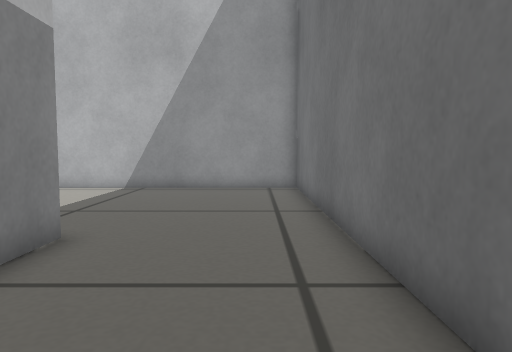
[1] (above)

14 first-person views from a walk through a world built for the Gazebo simulator. The camera is 0.3 m above the floor, tilts 4° down and sees 70° across. The floor is counted in squares, 0.2 m on a side. Each view is taken from the middle of a square. On the plan, view 1 faces up. The plan holds only what a view shows up to about 16 squares ahead; the rest is blank.

[2]
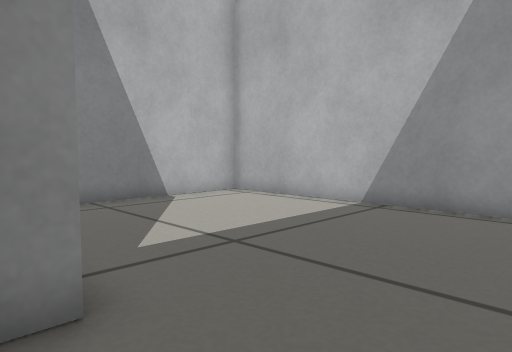

[3]
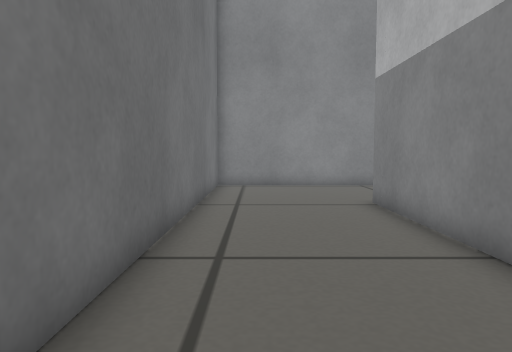

[4]
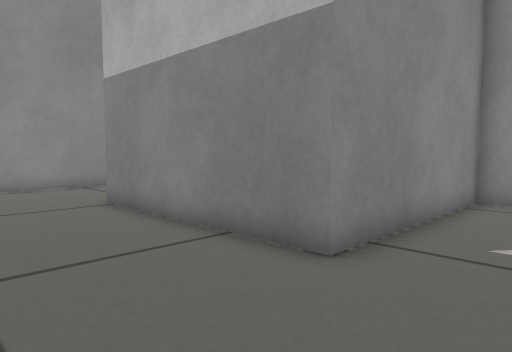

[5]
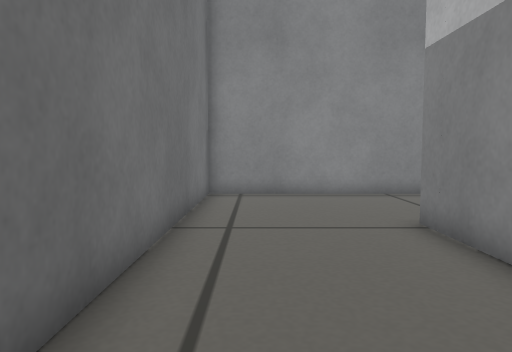

[6]
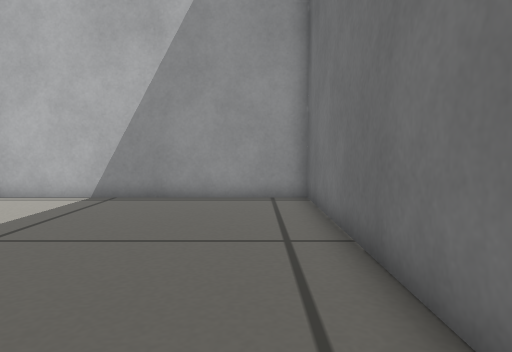

[7]
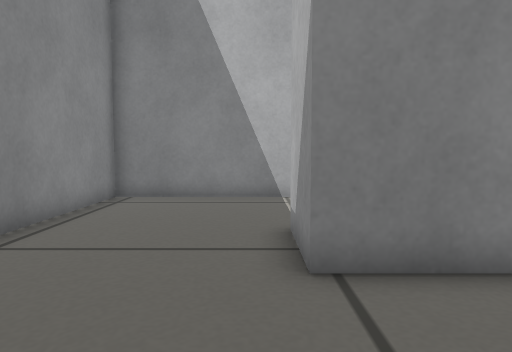

[8]
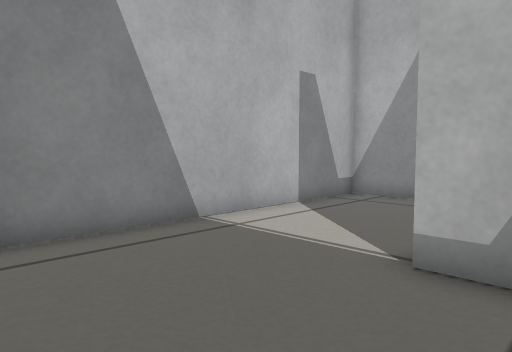

[9]
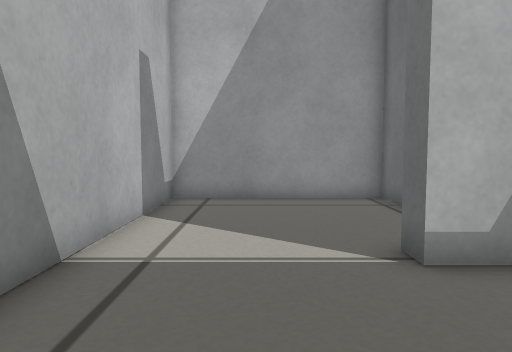

[10]
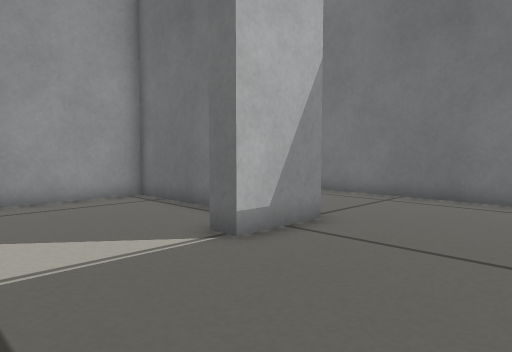

[11]
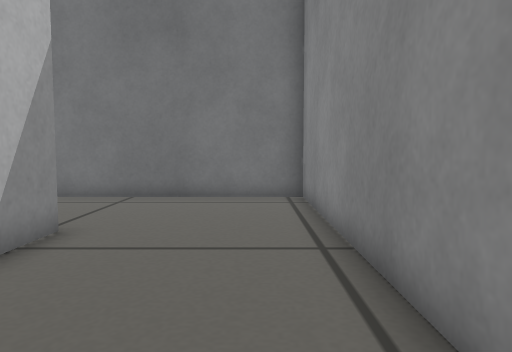

[12]
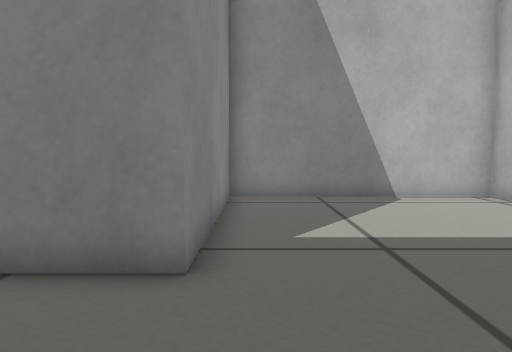

[13]
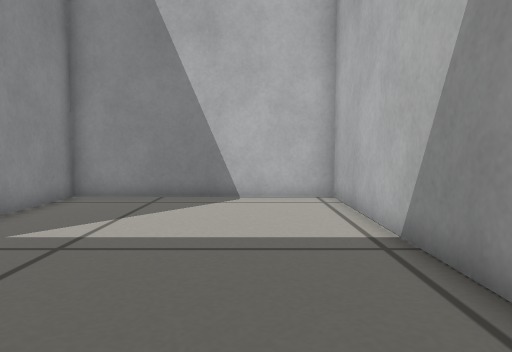

[14]
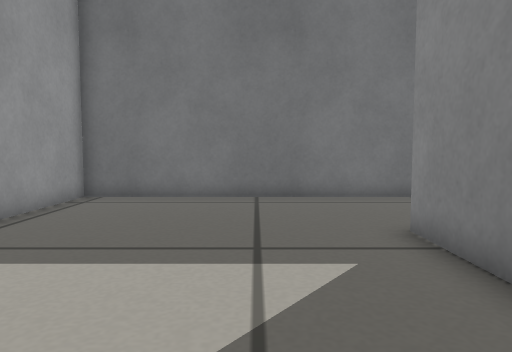

### Floor plan
Ten units are one square. View 1 is at (0, 0); x grows to the right and y downward. Boxes are objects, and circles mark ways between rooms. Rooms are numbered by the first view taken in them; rooms with no view inside come last. Other rooms are left out.
<svg viewBox="-111 -150 132 220">
<path fill="none" stroke="#000" d="M-56 65 16 65 16 -145 -106 -145 -106 -62 -33 -62 -33 14 -58 14M-58 14 -58 5M-41 -16 -41 -54 -106 -54 -106 65 -56 65"/>
<circle cx="-45" cy="40" r="3" fill="#2a7"/>
<text x="-30" y="-60">1</text>
<text x="-80" y="0">2</text>
</svg>
Room 1 opens to room 2.

Where each view was taken, in squares from view 1:
view 1: 0 up, 0 right, facing up
view 2: 5 up, 0 right, facing up-left
view 3: 9 up, 0 right, facing down
view 4: 9 up, 1 right, facing down-left
view 5: 6 up, 0 right, facing down
view 6: 3 up, 0 right, facing up
view 7: 2 down, 1 right, facing left
view 8: 6 down, 4 left, facing up-left
view 9: 6 down, 8 left, facing up
view 10: 6 down, 10 left, facing up-right
view 11: 5 down, 10 left, facing right
view 12: 7 up, 1 right, facing left
view 13: 12 up, 1 right, facing left
view 14: 9 up, 10 left, facing right
